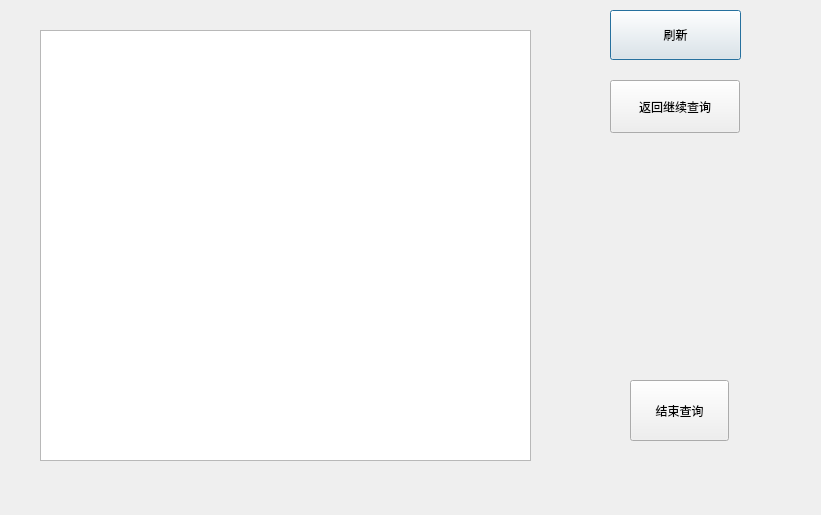
<?xml version="1.0" encoding="UTF-8"?>
<ui version="4.0">
 <class>x_number</class>
 <widget class="QDialog" name="x_number">
  <property name="geometry">
   <rect>
    <x>0</x>
    <y>0</y>
    <width>821</width>
    <height>515</height>
   </rect>
  </property>
  <property name="windowTitle">
   <string>number</string>
  </property>
  <widget class="QTextEdit" name="text">
   <property name="geometry">
    <rect>
     <x>40</x>
     <y>30</y>
     <width>491</width>
     <height>431</height>
    </rect>
   </property>
  </widget>
  <widget class="QPushButton" name="start">
   <property name="geometry">
    <rect>
     <x>610</x>
     <y>10</y>
     <width>131</width>
     <height>50</height>
    </rect>
   </property>
   <property name="text">
    <string>刷新</string>
   </property>
  </widget>
  <widget class="QPushButton" name="pushButton">
   <property name="geometry">
    <rect>
     <x>610</x>
     <y>80</y>
     <width>130</width>
     <height>53</height>
    </rect>
   </property>
   <property name="text">
    <string>返回继续查询</string>
   </property>
  </widget>
  <widget class="QPushButton" name="pushButton_2">
   <property name="geometry">
    <rect>
     <x>630</x>
     <y>380</y>
     <width>99</width>
     <height>61</height>
    </rect>
   </property>
   <property name="text">
    <string>结束查询</string>
   </property>
  </widget>
 </widget>
 <layoutdefault spacing="6" margin="11"/>
 <resources/>
 <connections/>
</ui>
